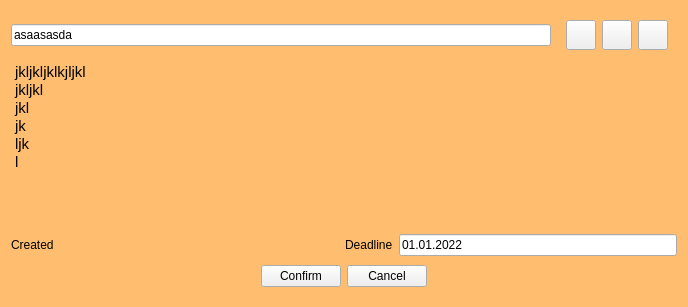
<?xml version="1.0" encoding="UTF-8"?>
<ui version="4.0">
 <class>Frame</class>
 <widget class="QFrame" name="Frame">
  <property name="geometry">
   <rect>
    <x>0</x>
    <y>0</y>
    <width>688</width>
    <height>307</height>
   </rect>
  </property>
  <property name="sizePolicy">
   <sizepolicy hsizetype="Preferred" vsizetype="Maximum">
    <horstretch>0</horstretch>
    <verstretch>0</verstretch>
   </sizepolicy>
  </property>
  <property name="windowTitle">
   <string>Frame</string>
  </property>
  <property name="styleSheet">
   <string notr="true">QFrame{
	border-radius: 5px;
	background-color: rgb(255, 190, 111);
}

</string>
  </property>
  <layout class="QVBoxLayout" name="verticalLayout">
   <property name="spacing">
    <number>0</number>
   </property>
   <item>
    <widget class="QFrame" name="frame_2">
     <property name="frameShape">
      <enum>QFrame::StyledPanel</enum>
     </property>
     <property name="frameShadow">
      <enum>QFrame::Raised</enum>
     </property>
     <layout class="QHBoxLayout" name="horizontalLayout_2">
      <property name="leftMargin">
       <number>0</number>
      </property>
      <property name="topMargin">
       <number>0</number>
      </property>
      <property name="rightMargin">
       <number>0</number>
      </property>
      <property name="bottomMargin">
       <number>0</number>
      </property>
      <item>
       <widget class="QLineEdit" name="editTitle">
        <property name="styleSheet">
         <string notr="true">QLineEdit[readOnly=&quot;false&quot;]{
	background-color: white;
}


QLineEdit[readOnly=&quot;true&quot;]{
	background-color: rgb(220, 138, 221);
}</string>
        </property>
        <property name="text">
         <string>asaasasda</string>
        </property>
        <property name="frame">
         <bool>true</bool>
        </property>
        <property name="echoMode">
         <enum>QLineEdit::Normal</enum>
        </property>
        <property name="dragEnabled">
         <bool>false</bool>
        </property>
        <property name="readOnly">
         <bool>false</bool>
        </property>
        <property name="placeholderText">
         <string>Set Title</string>
        </property>
       </widget>
      </item>
      <item>
       <widget class="QFrame" name="frame_3">
        <property name="sizePolicy">
         <sizepolicy hsizetype="Maximum" vsizetype="Preferred">
          <horstretch>0</horstretch>
          <verstretch>0</verstretch>
         </sizepolicy>
        </property>
        <property name="styleSheet">
         <string notr="true"/>
        </property>
        <property name="frameShape">
         <enum>QFrame::StyledPanel</enum>
        </property>
        <property name="frameShadow">
         <enum>QFrame::Raised</enum>
        </property>
        <layout class="QHBoxLayout" name="horizontalLayout_3">
         <item>
          <widget class="QPushButton" name="pushButton_2">
           <property name="minimumSize">
            <size>
             <width>30</width>
             <height>30</height>
            </size>
           </property>
           <property name="maximumSize">
            <size>
             <width>30</width>
             <height>30</height>
            </size>
           </property>
           <property name="text">
            <string/>
           </property>
          </widget>
         </item>
         <item>
          <widget class="QPushButton" name="pushButton">
           <property name="minimumSize">
            <size>
             <width>30</width>
             <height>30</height>
            </size>
           </property>
           <property name="maximumSize">
            <size>
             <width>30</width>
             <height>30</height>
            </size>
           </property>
           <property name="text">
            <string/>
           </property>
          </widget>
         </item>
         <item>
          <widget class="QPushButton" name="pushButton_3">
           <property name="minimumSize">
            <size>
             <width>30</width>
             <height>30</height>
            </size>
           </property>
           <property name="maximumSize">
            <size>
             <width>30</width>
             <height>30</height>
            </size>
           </property>
           <property name="text">
            <string/>
           </property>
          </widget>
         </item>
        </layout>
       </widget>
      </item>
     </layout>
    </widget>
   </item>
   <item>
    <widget class="QTextEdit" name="editContent">
     <property name="sizePolicy">
      <sizepolicy hsizetype="Expanding" vsizetype="Preferred">
       <horstretch>0</horstretch>
       <verstretch>0</verstretch>
      </sizepolicy>
     </property>
     <property name="minimumSize">
      <size>
       <width>0</width>
       <height>0</height>
      </size>
     </property>
     <property name="styleSheet">
      <string notr="true">QTextEdit[readOnly=&quot;false&quot;]{
	background-color: white;
}


QTextEdit[readOnly=&quot;true&quot;]{
	background-color: rgb(220, 138, 221);
}</string>
     </property>
     <property name="verticalScrollBarPolicy">
      <enum>Qt::ScrollBarAlwaysOff</enum>
     </property>
     <property name="readOnly">
      <bool>false</bool>
     </property>
     <property name="html">
      <string>&lt;!DOCTYPE HTML PUBLIC &quot;-//W3C//DTD HTML 4.0//EN&quot; &quot;http://www.w3.org/TR/REC-html40/strict.dtd&quot;&gt;
&lt;html&gt;&lt;head&gt;&lt;meta name=&quot;qrichtext&quot; content=&quot;1&quot; /&gt;&lt;style type=&quot;text/css&quot;&gt;
p, li { white-space: pre-wrap; }
&lt;/style&gt;&lt;/head&gt;&lt;body style=&quot; font-family:'Ubuntu'; font-size:11pt; font-weight:400; font-style:normal;&quot;&gt;
&lt;p style=&quot; margin-top:0px; margin-bottom:0px; margin-left:0px; margin-right:0px; -qt-block-indent:0; text-indent:0px;&quot;&gt;jkljkljklkjljkl&lt;/p&gt;
&lt;p style=&quot; margin-top:0px; margin-bottom:0px; margin-left:0px; margin-right:0px; -qt-block-indent:0; text-indent:0px;&quot;&gt;jkljkl&lt;/p&gt;
&lt;p style=&quot; margin-top:0px; margin-bottom:0px; margin-left:0px; margin-right:0px; -qt-block-indent:0; text-indent:0px;&quot;&gt;jkl&lt;/p&gt;
&lt;p style=&quot; margin-top:0px; margin-bottom:0px; margin-left:0px; margin-right:0px; -qt-block-indent:0; text-indent:0px;&quot;&gt;jk&lt;/p&gt;
&lt;p style=&quot; margin-top:0px; margin-bottom:0px; margin-left:0px; margin-right:0px; -qt-block-indent:0; text-indent:0px;&quot;&gt;ljk&lt;/p&gt;
&lt;p style=&quot; margin-top:0px; margin-bottom:0px; margin-left:0px; margin-right:0px; -qt-block-indent:0; text-indent:0px;&quot;&gt;l&lt;/p&gt;&lt;/body&gt;&lt;/html&gt;</string>
     </property>
     <property name="placeholderText">
      <string>Set note text</string>
     </property>
    </widget>
   </item>
   <item>
    <widget class="QFrame" name="frame">
     <property name="frameShape">
      <enum>QFrame::StyledPanel</enum>
     </property>
     <property name="frameShadow">
      <enum>QFrame::Raised</enum>
     </property>
     <layout class="QHBoxLayout" name="horizontalLayout">
      <property name="leftMargin">
       <number>0</number>
      </property>
      <property name="topMargin">
       <number>0</number>
      </property>
      <property name="rightMargin">
       <number>0</number>
      </property>
      <property name="bottomMargin">
       <number>0</number>
      </property>
      <item>
       <widget class="QLabel" name="label">
        <property name="sizePolicy">
         <sizepolicy hsizetype="Maximum" vsizetype="Preferred">
          <horstretch>0</horstretch>
          <verstretch>0</verstretch>
         </sizepolicy>
        </property>
        <property name="text">
         <string>Created</string>
        </property>
       </widget>
      </item>
      <item>
       <widget class="QLabel" name="labelCreated">
        <property name="text">
         <string/>
        </property>
       </widget>
      </item>
      <item>
       <widget class="QLabel" name="label_2">
        <property name="sizePolicy">
         <sizepolicy hsizetype="Maximum" vsizetype="Preferred">
          <horstretch>0</horstretch>
          <verstretch>0</verstretch>
         </sizepolicy>
        </property>
        <property name="text">
         <string>Deadline</string>
        </property>
       </widget>
      </item>
      <item>
       <widget class="QLineEdit" name="editDeadline">
        <property name="enabled">
         <bool>true</bool>
        </property>
        <property name="sizePolicy">
         <sizepolicy hsizetype="Preferred" vsizetype="Fixed">
          <horstretch>0</horstretch>
          <verstretch>0</verstretch>
         </sizepolicy>
        </property>
        <property name="styleSheet">
         <string notr="true">QLineEdit[readOnly=&quot;false&quot;]{
	background-color: white;
}


QLineEdit[readOnly=&quot;true&quot;]{
	background-color: rgb(220, 138, 221);
}</string>
        </property>
        <property name="inputMask">
         <string>99.99.9999</string>
        </property>
        <property name="text">
         <string>01.01.2022</string>
        </property>
        <property name="readOnly">
         <bool>false</bool>
        </property>
        <property name="placeholderText">
         <string>Set deadline</string>
        </property>
       </widget>
      </item>
     </layout>
    </widget>
   </item>
   <item>
    <widget class="QFrame" name="frameConfirm">
     <property name="frameShape">
      <enum>QFrame::StyledPanel</enum>
     </property>
     <property name="frameShadow">
      <enum>QFrame::Raised</enum>
     </property>
     <layout class="QHBoxLayout" name="horizontalLayout_4">
      <item>
       <spacer name="horizontalSpacer">
        <property name="orientation">
         <enum>Qt::Horizontal</enum>
        </property>
        <property name="sizeHint" stdset="0">
         <size>
          <width>40</width>
          <height>20</height>
         </size>
        </property>
       </spacer>
      </item>
      <item>
       <widget class="QPushButton" name="buttonConfirm">
        <property name="text">
         <string>Confirm</string>
        </property>
       </widget>
      </item>
      <item>
       <widget class="QPushButton" name="buttonCancel">
        <property name="text">
         <string>Cancel</string>
        </property>
       </widget>
      </item>
      <item>
       <spacer name="horizontalSpacer_2">
        <property name="orientation">
         <enum>Qt::Horizontal</enum>
        </property>
        <property name="sizeHint" stdset="0">
         <size>
          <width>40</width>
          <height>20</height>
         </size>
        </property>
       </spacer>
      </item>
     </layout>
    </widget>
   </item>
  </layout>
 </widget>
 <resources/>
 <connections/>
</ui>
